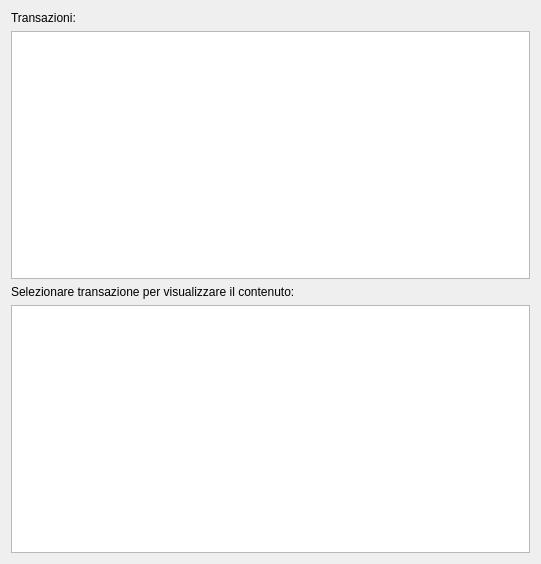
<?xml version="1.0" encoding="UTF-8"?>
<ui version="4.0">
 <class>transactions</class>
 <widget class="QWidget" name="transactions">
  <property name="geometry">
   <rect>
    <x>0</x>
    <y>0</y>
    <width>541</width>
    <height>564</height>
   </rect>
  </property>
  <property name="windowTitle">
   <string>Form</string>
  </property>
  <layout class="QVBoxLayout" name="verticalLayout">
   <item>
    <widget class="QLabel" name="label">
     <property name="text">
      <string>Transazioni:</string>
     </property>
    </widget>
   </item>
   <item>
    <widget class="QTableView" name="transView"/>
   </item>
   <item>
    <widget class="QLabel" name="label_2">
     <property name="text">
      <string>Selezionare transazione per visualizzare il contenuto:</string>
     </property>
    </widget>
   </item>
   <item>
    <widget class="QTableView" name="ticketView"/>
   </item>
  </layout>
 </widget>
 <resources/>
 <connections/>
</ui>
